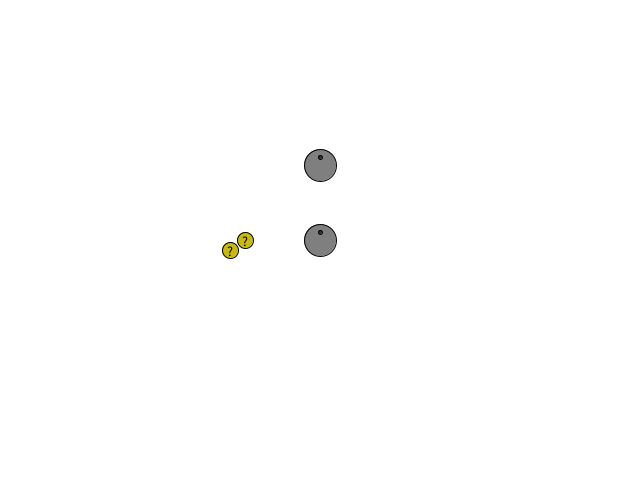
Frame 1 (no input)
Frame 60 (the mouse pressed at the canvas centre just before this capture): identical to frame 1, image omitted
Frame 120 (the mouse held since frame 60 and released just before this capture): identical to frame 1, image omitted

The Processing sketch that drew this single still picture (run headless with seeded random() and noise(); from frame 60 on, the mouse is pressed at the canvas centre):

// Processing sketch: main
// ── main.pde
float x,y,mass;
//Player 1 keys
boolean keyupp1 = false;
boolean keydownp1 = false;
boolean keyleftp1 = false;
boolean keyrightp1 = false;
//PLayer 2 keys
boolean keyupp2 = false;
boolean keydownp2 = false;
boolean keyleftp2 = false;
boolean keyrightp2 = false;

User myuser, otheruser;
Monster monster, monster2;

void setup(){
  x = 640;
  y = 480;
  size(640,480);
  
  mass = 32;
  
  myuser = new User(x/2, y/2, mass);
  otheruser = new User(x/2, (y/2)-75, mass);
  monster = new Monster((x/2)-75, y/2, mass/2);
  monster2 = new Monster((x/2)-90, (y/2)+10, mass/2);
}

void draw(){
  background(255);
  myuser.move(keyupp1,keydownp1,keyleftp1,keyrightp1,x,y);
  otheruser.move(keyupp2,keydownp2,keyleftp2,keyrightp2,x,y);
  
  myuser.collision(otheruser.x,otheruser.y,otheruser.mass, otheruser.ang);
  otheruser.collision(myuser.x,myuser.y,myuser.mass, myuser.ang);
  
  otheruser.display();
  myuser.display();
  monster.display();
  monster2.display();
}

void keyPressed() {
  if (key == CODED) {
    //Keys for Player 1
    if (keyCode == UP) keyupp1 = true;
    if (keyCode == DOWN) keydownp1 = true;
    if (keyCode == LEFT) keyleftp1 = true;
    if (keyCode == RIGHT) keyrightp1 = true;
  }
}

void keyReleased() {
  if (key == CODED) {
    
    //Keys for Player 1
    if (keyCode == UP) keyupp1 = false;
    if (keyCode == DOWN) keydownp1 = false;
    if (keyCode == LEFT) keyleftp1 = false;
    if (keyCode == RIGHT) keyrightp1 = false;
    
  }
}


// ── Monster.pde
class Monster{

  private  float x,y,mass;

  public Monster(float x, float y, float mass){

    this.x=x;
    this.y=y;
    this.mass=mass;
  }

  void display(){
    
    fill(199, 184, 18);
    ellipse(x, y, mass, mass);
    
    fill(0,0,0);
    textAlign(CENTER);
    textSize(14);
    text("?", x, y+(mass/4)+2);
  }

  void collision(float x, float y, float mass) {

    double d = Math.sqrt(Math.pow((this.x-x),2)+Math.pow((this.y-y),2));

    if( d<= ((this.mass/2)+mass/2)) println("Yes");
  }
}

// ── User.pde
class User {
  float x, y, mass, ang, spd, maxSpd;

  User(float x, float y, float mass) {

    this.x = x;
    this.y = y;
    this.spd = 1;
    this.maxSpd = 4;
    this.ang = 0;
    this.mass = mass;
  }

  void display() {

    fill(127);

    pushMatrix();
    //Make this point the origin of rotation
    translate(x, y);
    //Rotate in radians  
    rotate(radians(ang));

    /*Since in this matrix (x,y) is the origin, the ellipse must be drawn here!*/
    ellipse(0, 0, mass, mass);
    fill(49);
    ellipse(0, 0-mass/4, mass/8, mass/8);
    popMatrix();
  }
  
  void move(boolean keyup, boolean keydown, boolean keyleft, boolean keyright, float x, float y) {
    
    println(x+" , "+y);
    if((this.x-mass) > 0 && (this.x+mass) < x && (this.y-mass) > 0 && (this.y+mass) < y){
      
      if (keyup) {
        this.y-=cos(radians(ang))*spd; 
        this.x+=sin(radians(ang))*spd;
        if (spd< maxSpd) spd+= 0.05;
      }
      
      if (keydown) {
        this.y+=cos(radians(ang))*spd; 
        this.x-=sin(radians(ang))*spd;
        
        if (spd< maxSpd) spd+= 0.05;
      }
      
      if(!keyup && !keydown && spd > 1) spd -=0.5;
      
      if (keyleft) ang = (ang-spd)%360;
      if (keyright) ang = (ang+spd)%360;
      
      println(spd);
    }else{
      
      if(!((this.x-mass) > 0)){
        
        this.x +=5;
      }else{
        
        this.x -=5;
      }
      
      if(!((this.y-mass) > 0)){
        
        this.y +=5;
      }else{
        
        this.y -=5;
      }
    }
  }

  void collision(float x, float y, float mass, float ang) {

    //As massas passam a ser raios
    mass = mass/2;
    float radius = this.mass/2;
    double d = Math.sqrt(Math.pow((this.x-x),2)+Math.pow((this.y-y),2));

    //"Normalização" do ângulo para simplificar contas
    float myang = (ang*-1)+this.ang;
    ang = (ang*-1)+ang;
    
    println(y+" , "+(y-mass));
    println(this.y+" , "+(this.y+radius));
    
    if ( (x-mass) < (this.x+radius) && (x+mass) > (this.x-radius)) {

      if ( (y+mass) > (this.y - radius) && y < (this.y-radius)) {
        //Put here bonus values
        println("Yes");
      }

      if ( y >= (this.y-radius) && (y-mass) <= (this.y+radius)) {
        //Put here bonus values
        println("No");
      }
    }

    if( d<= ((this.mass/2)+mass/2)) this.ang = (this.ang-180)%360;
  }
}
